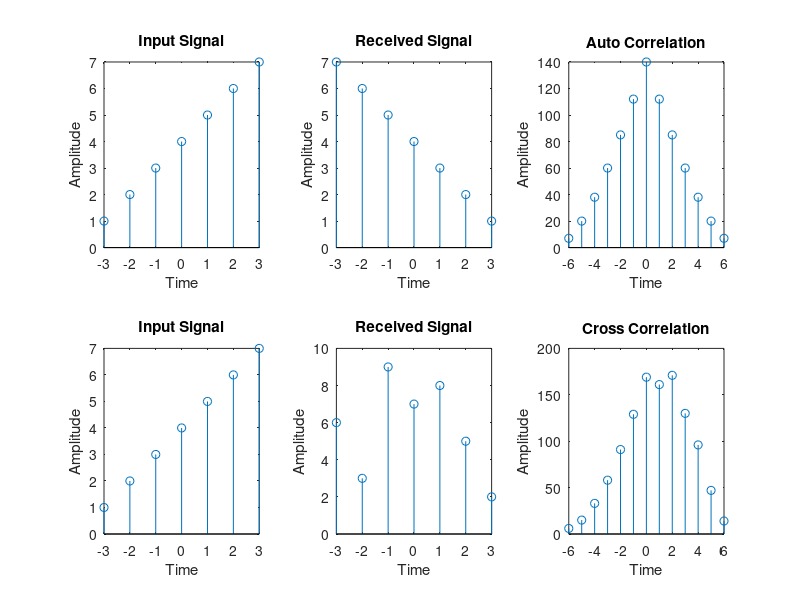

The MATLAB source for this figure:
close all
clear all

n1 = -3:1:3;
x = [1,2,3,4,5,6,7];

n2 = -n1;

a = min(n1)+min(n2);
b = max(n1)+max(n2);

n = a:1:b;
RXX = xcorr(x,x);

subplot(2,3,1);
stem(n1,x);
xlabel("Time");
ylabel("Amplitude");
title("Input Signal");

subplot(2,3,2);
stem(n2,x);
xlabel("Time");
ylabel("Amplitude");
title("Received Signal");

subplot(2,3,3);
stem(n,RXX);
xlabel("Time");
ylabel("Amplitude");
title("Auto Correlation");

%Cross Correlation
n1 = -3:1:3;
x = [1,2,3,4,5,6,7];

n2 = -3:1:3;
y = [2,5,8,7,9,3,6];
n3 = -n2;

a = min(n1)+min(n3);
b = max(n1)+max(n3);

n = a:1:b;
RXY = xcorr(x,y);

subplot(2,3,4);
stem(n1,x);
xlabel("Time");
ylabel("Amplitude");
title("Input Signal");

subplot(2,3,5);
stem(n3,y);
xlabel("Time");
ylabel("Amplitude");
title("Received Signal");

subplot(2,3,6);
stem(n,RXY);
xlabel("Time");
ylabel("Amplitude");
title("Cross Correlation");
